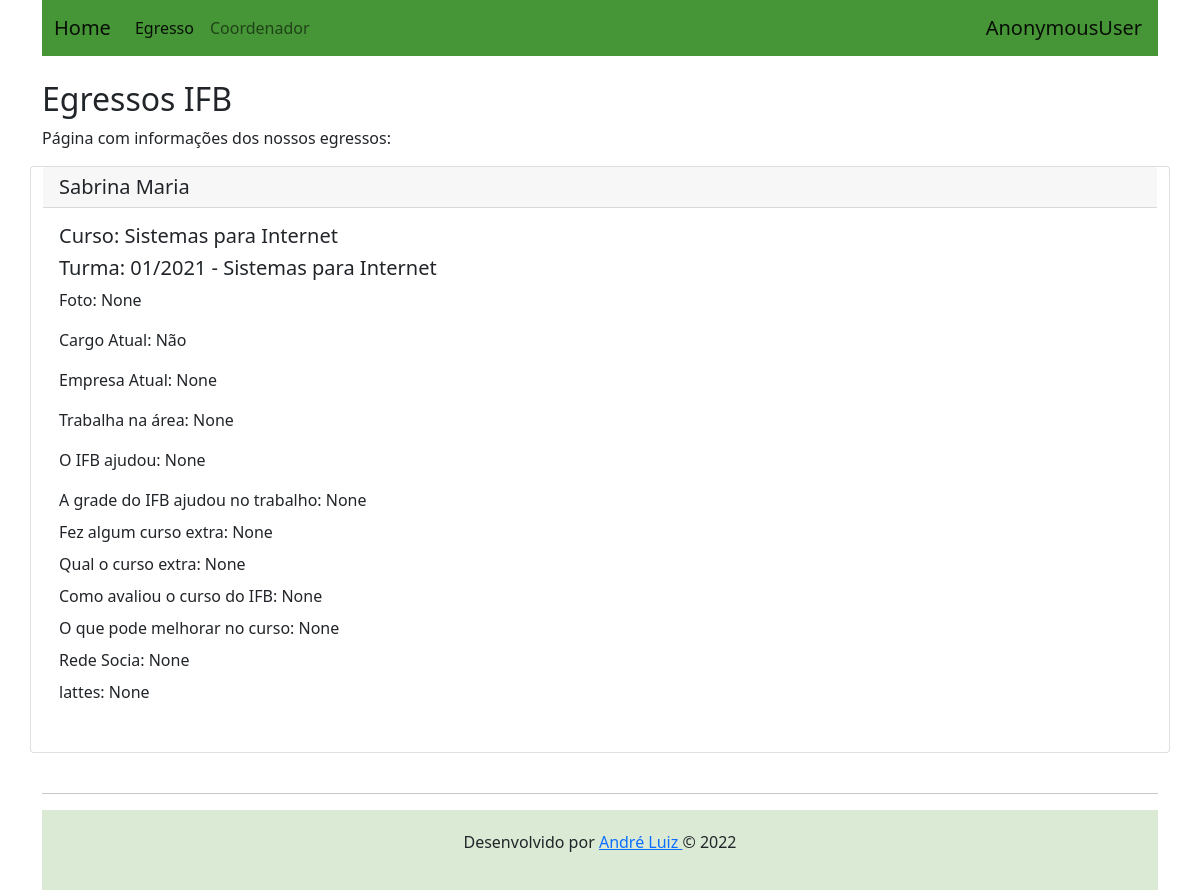
Before: /egressoselect/1 with the older database file.
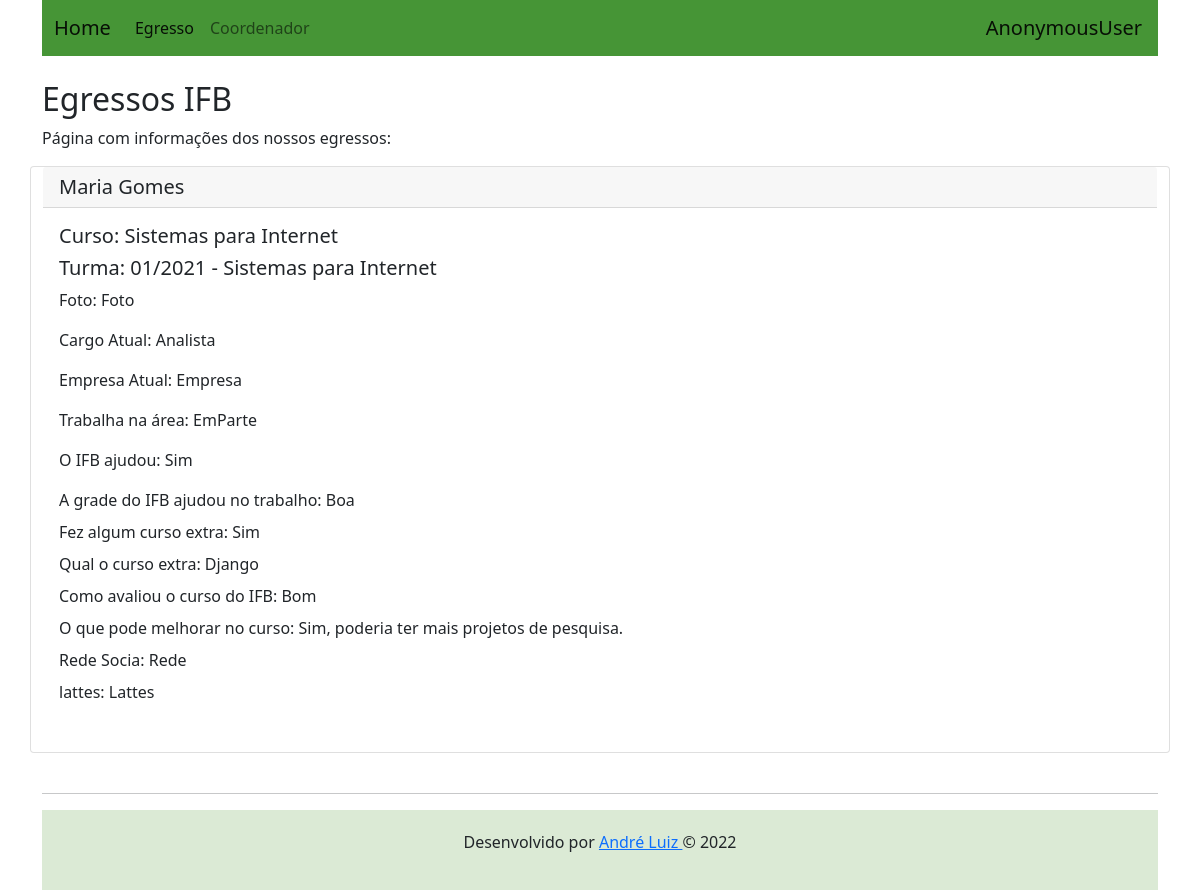
After: the same page with the newer database file.
### usuarios/models.py (models this page shows, shortened)
class PerfilAluno(models.Model):
    TrabalhaArea_CHOICES = (
        ('Sim', 'Sim'),
        ('Nao', 'Não'),
        ('EmParte', 'Em parte'),
    )
    CursoExtra_CHOICES = (
        ('Sim', 'Sim'),
        ('Nao', 'Não'),
    )
    Validador_CHOICES = (
        ('Sim', 'Sim'),
        ('Nao', 'Não'),
    )
    nome_completo = models.CharField(max_length=150, null=True)
    curso = models.CharField(max_length=50, null=True)
    cargo_atual = models.CharField(max_length=50, verbose_name='Qual o seu cargo atual?', null=True)
    curso = models.ForeignKey(Curso, on_delete=models.CASCADE, null=True)
    turma = models.ForeignKey(Turma, on_delete=models.CASCADE, null=True)
    foto = models.CharField(max_length=150, null=True)
    empresa_atual = models.CharField(max_length=50, verbose_name='Em qual empresa está trabalhando atualmente?', null=True)
    trabalha_area = models.CharField(max_length=8, verbose_name='Está trabalhando na área?', choices=TrabalhaArea_CHOICES, null=True)
    ifb_ajudou = models.CharField(max_length=8, verbose_name='O IFB ajudou a conseguir alguma vaga de emprego?', choices=TrabalhaArea_CHOICES, null=True)
    grade_ifb = models.CharField(max_length=10, verbose_name='A grade curricular do IFB é boa?', null=True)
    curso_extra = models.CharField(max_length=10, verbose_name='Precisou fazer outro curso extra IFB?', choices=CursoExtra_CHOICES, null=True)
    qual_curso_extra = models.CharField(max_length=30, verbose_name='Qual foi o curso extra?', null=True)
    opiniao_curso_ifb = models.CharField(max_length=100, verbose_name='Qual a sua opinião sobre o curso?', null=True)
    pode_melhorar = models.CharField(max_length=100, verbose_name='O que pode melhorar no IFB?', null=True)
    rede_social = models.CharField(max_length=100, null=True)
    lattes = models.CharField(max_length=100, null=True)
    validado = models.CharField(max_length=5, choices=Validador_CHOICES, default='Não', null=True)
    usuario_aluno = models.OneToOneField(User, on_delete=models.CASCADE)

### cadastros/models.py (models this page shows)
class Curso(models.Model):
    NIVEL_CHOICES = (
        ('Superior', 'Superior (Bacharelado / Licenciatura)'),
        ('Superior', 'Superior (Tecnologia)'),
        ('Tecnico', 'Técnico (Integrado)'),
        ('Tecnico', 'Técnico(Subsequente)'),
    )
    nome = models.CharField(max_length=255, null=False)
    nivel = models.CharField(max_length=255, verbose_name='nível', choices=NIVEL_CHOICES, null=False)
    campus = models.CharField(max_length=255, null=False)
    def __str__(self):
        return self.nome

class Turma(models.Model):
    periodo = models.CharField(max_length=255, verbose_name='Período', null=False)
    data_formatura = models.CharField(max_length=255, null=False)
    foto = models.CharField(max_length=255, null=False)
    curso = models.ForeignKey(Curso, on_delete=models.CASCADE)
    def __str__(self):
        return f'{self.periodo} - {self.curso}'

### paginas/views.py (the view)
# urls.py: path('egressoselect/<str:egresso_id>', views.listaregressoview, name='egresso_select'),
def listaregressoview(request, egresso_id):
    egressos1 = PerfilAluno.objects.filter(turma=egresso_id)
    return render(request, 'listaegresso.html', { "egressos1" : egressos1})

### paginas/templates/listaegresso.html
{% extends "base.html" %}
{% block body %}
<h2>Egressos IFB</h2>
<br>
<p>
    Página com informações dos nossos egressos:
</p>
{% if egressos1 %}
    {% for egresso in egressos1 %}
        <div class="card">
            <h5 class="card-header">{{egresso.nome_completo}}</h5>
            <div class="card-body">
                <h5 class="card-title">Curso: {{egresso.curso}}</h5>
                <h5 class="card-title">Turma: {{egresso.turma}}</h5>
                <p class="card-text">Foto: {{egresso.foto}}</p>
                <p class="card-text">Cargo Atual: {{egresso.cargo_atual}}</p>
                <p class="card-text">Empresa Atual: {{egresso.empresa_atual}}</p>
                <p class="card-text">Trabalha na área: {{egresso.trabalha_area}}</p>
                <p class="card-text">O IFB ajudou: {{egresso.ifb_ajudou}}</p>
                <p class="card-title">A grade do IFB ajudou no trabalho: {{egresso.grade_ifb}}</p>
                <p class="card-title">Fez algum curso extra: {{egresso.curso_extra}}</p>
                <p class="card-title">Qual o curso extra: {{egresso.qual_curso_extra}}</p>
                <p class="card-title">Como avaliou o curso do IFB: {{egresso.opiniao_curso_ifb}}</p>
                <p class="card-title">O que pode melhorar no curso: {{egresso.pode_melhorar}}</p>
                <p class="card-title">Rede Socia: {{egresso.rede_social}}</p>
                <p class="card-title">lattes: {{egresso.lattes}}</p>
                <br>
            </div>
        </div>
    {% endfor %}
{% else %}
    <p>Nunhum egresso cadastrado</p>
{% endif %}
{% endblock %}

Changed rows visible on the page:
removed PerfilAluno: nome_completo "Sabrina Maria", curso "Sistemas para Internet", turma "01/2021 - Sistemas para Internet", foto "None", cargo_atual "Não", empresa_atual "None", trabalha_area "None", ifb_ajudou "None", grade_ifb "None", curso_extra "None", qual_curso_extra "None", opiniao_curso_ifb "None", pode_melhorar "None", rede_social "None", lattes "None"
added PerfilAluno: nome_completo "Maria Gomes", curso "Sistemas para Internet", turma "01/2021 - Sistemas para Internet", foto "Foto", cargo_atual "Analista", empresa_atual "Empresa", trabalha_area "EmParte", ifb_ajudou "Sim", grade_ifb "Boa", curso_extra "Sim", qual_curso_extra "Django", opiniao_curso_ifb "Bom", pode_melhorar "Sim, poderia ter mais projetos de pesquisa.", rede_social "Rede", lattes "Lattes"
